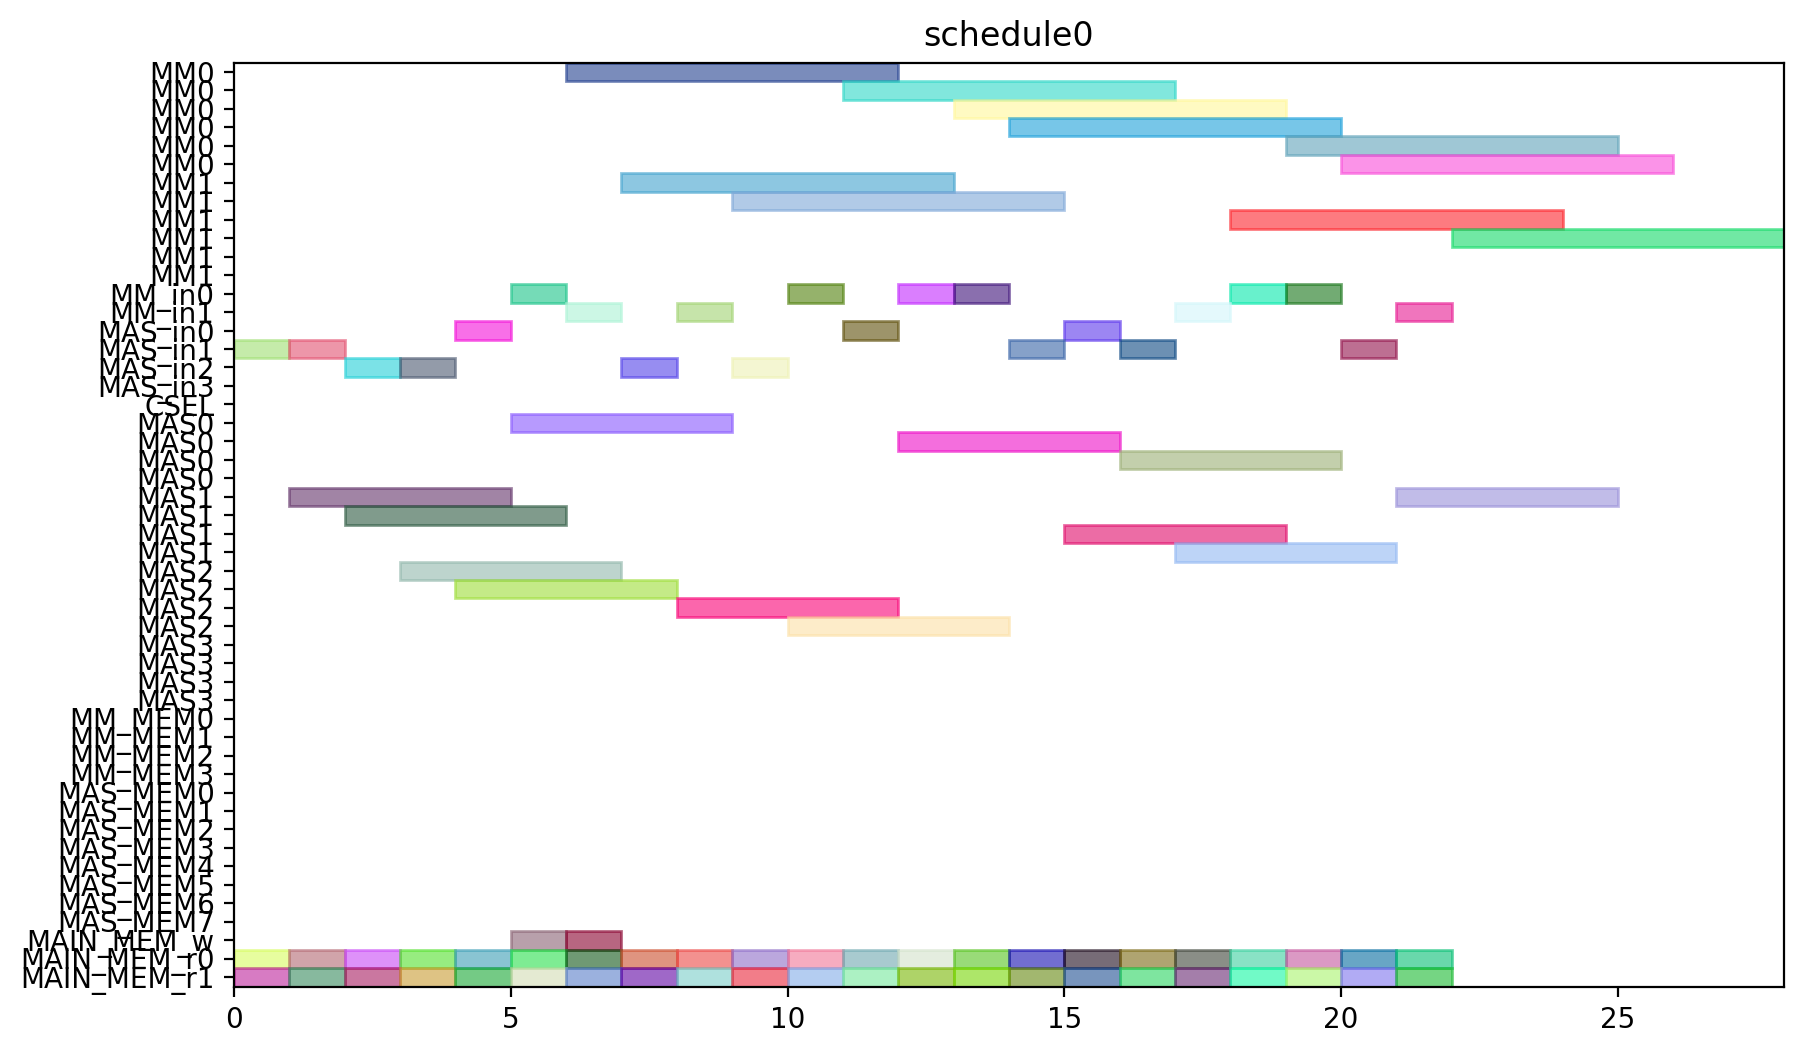

The script that drew this image:
from pyschedule import Scenario, solvers, plotters, alt


def solve():
	horizon = 120
	S = Scenario("schedule0", horizon=horizon)

	# resource
	MM = S.Resources('MM', num=2, size=6)
	MM_in = S.Resources('MM_in', num=2)
	MAS_in = S.Resources('MAS_in', num=4)
	CSEL = S.Resource('CSEL')
	MAS = S.Resources('MAS', num=4, size=4, periods=range(1, horizon))
	MM_MEM = S.Resources('MM_MEM', num=4)
	MAS_MEM = S.Resources('MAS_MEM', num=8)
	MAIN_MEM_w = S.Resource('MAIN_MEM_w', size=1)
	MAIN_MEM_r = S.Resources('MAIN_MEM_r', num=2)

	# result of previous scheduling

	# new tasks
	c10_t0 = S.Task('c10_t0', length=6, delay_cost=1)
	c10_t0 += alt(MM)
	c10_t0_in = S.Task('c10_t0_in', length=1, delay_cost=1)
	c10_t0_in += alt(MM_in)
	S += c10_t0_in*MM_in[0]<=c10_t0*MM[0]
	S += c10_t0_in*MM_in[1]<=c10_t0*MM[1]
	c10_t0_mem0 = S.Task('c10_t0_mem0', length=1, delay_cost=1)
	c10_t0_mem0 += MAIN_MEM_r[0]
	S += c10_t0_mem0 <= c10_t0

	c10_t0_mem1 = S.Task('c10_t0_mem1', length=1, delay_cost=1)
	c10_t0_mem1 += MAIN_MEM_r[1]
	S += c10_t0_mem1 <= c10_t0

	c10_t1 = S.Task('c10_t1', length=6, delay_cost=1)
	c10_t1 += alt(MM)
	c10_t1_in = S.Task('c10_t1_in', length=1, delay_cost=1)
	c10_t1_in += alt(MM_in)
	S += c10_t1_in*MM_in[0]<=c10_t1*MM[0]
	S += c10_t1_in*MM_in[1]<=c10_t1*MM[1]
	c10_t1_mem0 = S.Task('c10_t1_mem0', length=1, delay_cost=1)
	c10_t1_mem0 += MAIN_MEM_r[0]
	S += c10_t1_mem0 <= c10_t1

	c10_t1_mem1 = S.Task('c10_t1_mem1', length=1, delay_cost=1)
	c10_t1_mem1 += MAIN_MEM_r[1]
	S += c10_t1_mem1 <= c10_t1

	c10_t2 = S.Task('c10_t2', length=4, delay_cost=1)
	c10_t2 += alt(MAS)
	c10_t2_in = S.Task('c10_t2_in', length=1, delay_cost=1)
	c10_t2_in += alt(MAS_in)
	S += c10_t2_in*MAS_in[0]<=c10_t2*MAS[0]

	S += c10_t2_in*MAS_in[1]<=c10_t2*MAS[1]

	S += c10_t2_in*MAS_in[2]<=c10_t2*MAS[2]

	S += c10_t2_in*MAS_in[3]<=c10_t2*MAS[3]

	c10_t2_mem0 = S.Task('c10_t2_mem0', length=1, delay_cost=1)
	c10_t2_mem0 += MAIN_MEM_r[0]
	S += c10_t2_mem0 <= c10_t2

	c10_t2_mem1 = S.Task('c10_t2_mem1', length=1, delay_cost=1)
	c10_t2_mem1 += MAIN_MEM_r[1]
	S += c10_t2_mem1 <= c10_t2

	c10_t3 = S.Task('c10_t3', length=4, delay_cost=1)
	c10_t3 += alt(MAS)
	c10_t3_in = S.Task('c10_t3_in', length=1, delay_cost=1)
	c10_t3_in += alt(MAS_in)
	S += c10_t3_in*MAS_in[0]<=c10_t3*MAS[0]

	S += c10_t3_in*MAS_in[1]<=c10_t3*MAS[1]

	S += c10_t3_in*MAS_in[2]<=c10_t3*MAS[2]

	S += c10_t3_in*MAS_in[3]<=c10_t3*MAS[3]

	c10_t3_mem0 = S.Task('c10_t3_mem0', length=1, delay_cost=1)
	c10_t3_mem0 += MAIN_MEM_r[0]
	S += c10_t3_mem0 <= c10_t3

	c10_t3_mem1 = S.Task('c10_t3_mem1', length=1, delay_cost=1)
	c10_t3_mem1 += MAIN_MEM_r[1]
	S += c10_t3_mem1 <= c10_t3

	c20_t0 = S.Task('c20_t0', length=6, delay_cost=1)
	c20_t0 += alt(MM)
	c20_t0_in = S.Task('c20_t0_in', length=1, delay_cost=1)
	c20_t0_in += alt(MM_in)
	S += c20_t0_in*MM_in[0]<=c20_t0*MM[0]
	S += c20_t0_in*MM_in[1]<=c20_t0*MM[1]
	c20_t0_mem0 = S.Task('c20_t0_mem0', length=1, delay_cost=1)
	c20_t0_mem0 += MAIN_MEM_r[0]
	S += c20_t0_mem0 <= c20_t0

	c20_t0_mem1 = S.Task('c20_t0_mem1', length=1, delay_cost=1)
	c20_t0_mem1 += MAIN_MEM_r[1]
	S += c20_t0_mem1 <= c20_t0

	c20_t1 = S.Task('c20_t1', length=6, delay_cost=1)
	c20_t1 += alt(MM)
	c20_t1_in = S.Task('c20_t1_in', length=1, delay_cost=1)
	c20_t1_in += alt(MM_in)
	S += c20_t1_in*MM_in[0]<=c20_t1*MM[0]
	S += c20_t1_in*MM_in[1]<=c20_t1*MM[1]
	c20_t1_mem0 = S.Task('c20_t1_mem0', length=1, delay_cost=1)
	c20_t1_mem0 += MAIN_MEM_r[0]
	S += c20_t1_mem0 <= c20_t1

	c20_t1_mem1 = S.Task('c20_t1_mem1', length=1, delay_cost=1)
	c20_t1_mem1 += MAIN_MEM_r[1]
	S += c20_t1_mem1 <= c20_t1

	c20_t2 = S.Task('c20_t2', length=4, delay_cost=1)
	c20_t2 += alt(MAS)
	c20_t2_in = S.Task('c20_t2_in', length=1, delay_cost=1)
	c20_t2_in += alt(MAS_in)
	S += c20_t2_in*MAS_in[0]<=c20_t2*MAS[0]

	S += c20_t2_in*MAS_in[1]<=c20_t2*MAS[1]

	S += c20_t2_in*MAS_in[2]<=c20_t2*MAS[2]

	S += c20_t2_in*MAS_in[3]<=c20_t2*MAS[3]

	c20_t2_mem0 = S.Task('c20_t2_mem0', length=1, delay_cost=1)
	c20_t2_mem0 += MAIN_MEM_r[0]
	S += c20_t2_mem0 <= c20_t2

	c20_t2_mem1 = S.Task('c20_t2_mem1', length=1, delay_cost=1)
	c20_t2_mem1 += MAIN_MEM_r[1]
	S += c20_t2_mem1 <= c20_t2

	c20_t3 = S.Task('c20_t3', length=4, delay_cost=1)
	c20_t3 += alt(MAS)
	c20_t3_in = S.Task('c20_t3_in', length=1, delay_cost=1)
	c20_t3_in += alt(MAS_in)
	S += c20_t3_in*MAS_in[0]<=c20_t3*MAS[0]

	S += c20_t3_in*MAS_in[1]<=c20_t3*MAS[1]

	S += c20_t3_in*MAS_in[2]<=c20_t3*MAS[2]

	S += c20_t3_in*MAS_in[3]<=c20_t3*MAS[3]

	c20_t3_mem0 = S.Task('c20_t3_mem0', length=1, delay_cost=1)
	c20_t3_mem0 += MAIN_MEM_r[0]
	S += c20_t3_mem0 <= c20_t3

	c20_t3_mem1 = S.Task('c20_t3_mem1', length=1, delay_cost=1)
	c20_t3_mem1 += MAIN_MEM_r[1]
	S += c20_t3_mem1 <= c20_t3

	c01_t0 = S.Task('c01_t0', length=6, delay_cost=1)
	c01_t0 += alt(MM)
	c01_t0_in = S.Task('c01_t0_in', length=1, delay_cost=1)
	c01_t0_in += alt(MM_in)
	S += c01_t0_in*MM_in[0]<=c01_t0*MM[0]
	S += c01_t0_in*MM_in[1]<=c01_t0*MM[1]
	c01_t0_mem0 = S.Task('c01_t0_mem0', length=1, delay_cost=1)
	c01_t0_mem0 += MAIN_MEM_r[0]
	S += c01_t0_mem0 <= c01_t0

	c01_t0_mem1 = S.Task('c01_t0_mem1', length=1, delay_cost=1)
	c01_t0_mem1 += MAIN_MEM_r[1]
	S += c01_t0_mem1 <= c01_t0

	c01_t1 = S.Task('c01_t1', length=6, delay_cost=1)
	c01_t1 += alt(MM)
	c01_t1_in = S.Task('c01_t1_in', length=1, delay_cost=1)
	c01_t1_in += alt(MM_in)
	S += c01_t1_in*MM_in[0]<=c01_t1*MM[0]
	S += c01_t1_in*MM_in[1]<=c01_t1*MM[1]
	c01_t1_mem0 = S.Task('c01_t1_mem0', length=1, delay_cost=1)
	c01_t1_mem0 += MAIN_MEM_r[0]
	S += c01_t1_mem0 <= c01_t1

	c01_t1_mem1 = S.Task('c01_t1_mem1', length=1, delay_cost=1)
	c01_t1_mem1 += MAIN_MEM_r[1]
	S += c01_t1_mem1 <= c01_t1

	c01_t2 = S.Task('c01_t2', length=4, delay_cost=1)
	c01_t2 += alt(MAS)
	c01_t2_in = S.Task('c01_t2_in', length=1, delay_cost=1)
	c01_t2_in += alt(MAS_in)
	S += c01_t2_in*MAS_in[0]<=c01_t2*MAS[0]

	S += c01_t2_in*MAS_in[1]<=c01_t2*MAS[1]

	S += c01_t2_in*MAS_in[2]<=c01_t2*MAS[2]

	S += c01_t2_in*MAS_in[3]<=c01_t2*MAS[3]

	c01_t2_mem0 = S.Task('c01_t2_mem0', length=1, delay_cost=1)
	c01_t2_mem0 += MAIN_MEM_r[0]
	S += c01_t2_mem0 <= c01_t2

	c01_t2_mem1 = S.Task('c01_t2_mem1', length=1, delay_cost=1)
	c01_t2_mem1 += MAIN_MEM_r[1]
	S += c01_t2_mem1 <= c01_t2

	c01_t3 = S.Task('c01_t3', length=4, delay_cost=1)
	c01_t3 += alt(MAS)
	c01_t3_in = S.Task('c01_t3_in', length=1, delay_cost=1)
	c01_t3_in += alt(MAS_in)
	S += c01_t3_in*MAS_in[0]<=c01_t3*MAS[0]

	S += c01_t3_in*MAS_in[1]<=c01_t3*MAS[1]

	S += c01_t3_in*MAS_in[2]<=c01_t3*MAS[2]

	S += c01_t3_in*MAS_in[3]<=c01_t3*MAS[3]

	c01_t3_mem0 = S.Task('c01_t3_mem0', length=1, delay_cost=1)
	c01_t3_mem0 += MAIN_MEM_r[0]
	S += c01_t3_mem0 <= c01_t3

	c01_t3_mem1 = S.Task('c01_t3_mem1', length=1, delay_cost=1)
	c01_t3_mem1 += MAIN_MEM_r[1]
	S += c01_t3_mem1 <= c01_t3

	c11_t0 = S.Task('c11_t0', length=6, delay_cost=1)
	c11_t0 += alt(MM)
	c11_t0_in = S.Task('c11_t0_in', length=1, delay_cost=1)
	c11_t0_in += alt(MM_in)
	S += c11_t0_in*MM_in[0]<=c11_t0*MM[0]
	S += c11_t0_in*MM_in[1]<=c11_t0*MM[1]
	c11_t0_mem0 = S.Task('c11_t0_mem0', length=1, delay_cost=1)
	c11_t0_mem0 += MAIN_MEM_r[0]
	S += c11_t0_mem0 <= c11_t0

	c11_t0_mem1 = S.Task('c11_t0_mem1', length=1, delay_cost=1)
	c11_t0_mem1 += MAIN_MEM_r[1]
	S += c11_t0_mem1 <= c11_t0

	c11_t1 = S.Task('c11_t1', length=6, delay_cost=1)
	c11_t1 += alt(MM)
	c11_t1_in = S.Task('c11_t1_in', length=1, delay_cost=1)
	c11_t1_in += alt(MM_in)
	S += c11_t1_in*MM_in[0]<=c11_t1*MM[0]
	S += c11_t1_in*MM_in[1]<=c11_t1*MM[1]
	c11_t1_mem0 = S.Task('c11_t1_mem0', length=1, delay_cost=1)
	c11_t1_mem0 += MAIN_MEM_r[0]
	S += c11_t1_mem0 <= c11_t1

	c11_t1_mem1 = S.Task('c11_t1_mem1', length=1, delay_cost=1)
	c11_t1_mem1 += MAIN_MEM_r[1]
	S += c11_t1_mem1 <= c11_t1

	c11_t2 = S.Task('c11_t2', length=4, delay_cost=1)
	c11_t2 += alt(MAS)
	c11_t2_in = S.Task('c11_t2_in', length=1, delay_cost=1)
	c11_t2_in += alt(MAS_in)
	S += c11_t2_in*MAS_in[0]<=c11_t2*MAS[0]

	S += c11_t2_in*MAS_in[1]<=c11_t2*MAS[1]

	S += c11_t2_in*MAS_in[2]<=c11_t2*MAS[2]

	S += c11_t2_in*MAS_in[3]<=c11_t2*MAS[3]

	c11_t2_mem0 = S.Task('c11_t2_mem0', length=1, delay_cost=1)
	c11_t2_mem0 += MAIN_MEM_r[0]
	S += c11_t2_mem0 <= c11_t2

	c11_t2_mem1 = S.Task('c11_t2_mem1', length=1, delay_cost=1)
	c11_t2_mem1 += MAIN_MEM_r[1]
	S += c11_t2_mem1 <= c11_t2

	c11_t3 = S.Task('c11_t3', length=4, delay_cost=1)
	c11_t3 += alt(MAS)
	c11_t3_in = S.Task('c11_t3_in', length=1, delay_cost=1)
	c11_t3_in += alt(MAS_in)
	S += c11_t3_in*MAS_in[0]<=c11_t3*MAS[0]

	S += c11_t3_in*MAS_in[1]<=c11_t3*MAS[1]

	S += c11_t3_in*MAS_in[2]<=c11_t3*MAS[2]

	S += c11_t3_in*MAS_in[3]<=c11_t3*MAS[3]

	c11_t3_mem0 = S.Task('c11_t3_mem0', length=1, delay_cost=1)
	c11_t3_mem0 += MAIN_MEM_r[0]
	S += c11_t3_mem0 <= c11_t3

	c11_t3_mem1 = S.Task('c11_t3_mem1', length=1, delay_cost=1)
	c11_t3_mem1 += MAIN_MEM_r[1]
	S += c11_t3_mem1 <= c11_t3

	c21_t0 = S.Task('c21_t0', length=6, delay_cost=1)
	c21_t0 += alt(MM)
	c21_t0_in = S.Task('c21_t0_in', length=1, delay_cost=1)
	c21_t0_in += alt(MM_in)
	S += c21_t0_in*MM_in[0]<=c21_t0*MM[0]
	S += c21_t0_in*MM_in[1]<=c21_t0*MM[1]
	c21_t0_mem0 = S.Task('c21_t0_mem0', length=1, delay_cost=1)
	c21_t0_mem0 += MAIN_MEM_r[0]
	S += c21_t0_mem0 <= c21_t0

	c21_t0_mem1 = S.Task('c21_t0_mem1', length=1, delay_cost=1)
	c21_t0_mem1 += MAIN_MEM_r[1]
	S += c21_t0_mem1 <= c21_t0

	c21_t1 = S.Task('c21_t1', length=6, delay_cost=1)
	c21_t1 += alt(MM)
	c21_t1_in = S.Task('c21_t1_in', length=1, delay_cost=1)
	c21_t1_in += alt(MM_in)
	S += c21_t1_in*MM_in[0]<=c21_t1*MM[0]
	S += c21_t1_in*MM_in[1]<=c21_t1*MM[1]
	c21_t1_mem0 = S.Task('c21_t1_mem0', length=1, delay_cost=1)
	c21_t1_mem0 += MAIN_MEM_r[0]
	S += c21_t1_mem0 <= c21_t1

	c21_t1_mem1 = S.Task('c21_t1_mem1', length=1, delay_cost=1)
	c21_t1_mem1 += MAIN_MEM_r[1]
	S += c21_t1_mem1 <= c21_t1

	c21_t2 = S.Task('c21_t2', length=4, delay_cost=1)
	c21_t2 += alt(MAS)
	c21_t2_in = S.Task('c21_t2_in', length=1, delay_cost=1)
	c21_t2_in += alt(MAS_in)
	S += c21_t2_in*MAS_in[0]<=c21_t2*MAS[0]

	S += c21_t2_in*MAS_in[1]<=c21_t2*MAS[1]

	S += c21_t2_in*MAS_in[2]<=c21_t2*MAS[2]

	S += c21_t2_in*MAS_in[3]<=c21_t2*MAS[3]

	c21_t2_mem0 = S.Task('c21_t2_mem0', length=1, delay_cost=1)
	c21_t2_mem0 += MAIN_MEM_r[0]
	S += c21_t2_mem0 <= c21_t2

	c21_t2_mem1 = S.Task('c21_t2_mem1', length=1, delay_cost=1)
	c21_t2_mem1 += MAIN_MEM_r[1]
	S += c21_t2_mem1 <= c21_t2

	c21_t3 = S.Task('c21_t3', length=4, delay_cost=1)
	c21_t3 += alt(MAS)
	c21_t3_in = S.Task('c21_t3_in', length=1, delay_cost=1)
	c21_t3_in += alt(MAS_in)
	S += c21_t3_in*MAS_in[0]<=c21_t3*MAS[0]

	S += c21_t3_in*MAS_in[1]<=c21_t3*MAS[1]

	S += c21_t3_in*MAS_in[2]<=c21_t3*MAS[2]

	S += c21_t3_in*MAS_in[3]<=c21_t3*MAS[3]

	c21_t3_mem0 = S.Task('c21_t3_mem0', length=1, delay_cost=1)
	c21_t3_mem0 += MAIN_MEM_r[0]
	S += c21_t3_mem0 <= c21_t3

	c21_t3_mem1 = S.Task('c21_t3_mem1', length=1, delay_cost=1)
	c21_t3_mem1 += MAIN_MEM_r[1]
	S += c21_t3_mem1 <= c21_t3

	c000 = S.Task('c000', length=4, delay_cost=1)
	c000 += alt(MAS)
	c000_in = S.Task('c000_in', length=1, delay_cost=1)
	c000_in += alt(MAS_in)
	S += c000_in*MAS_in[0]<=c000*MAS[0]

	S += c000_in*MAS_in[1]<=c000*MAS[1]

	S += c000_in*MAS_in[2]<=c000*MAS[2]

	S += c000_in*MAS_in[3]<=c000*MAS[3]

	S += 0<c000

	c000_w = S.Task('c000_w', length=1, delay_cost=1)
	c000_w += alt(MAIN_MEM_w)
	S += c000 <= c000_w

	c000_mem0 = S.Task('c000_mem0', length=1, delay_cost=1)
	c000_mem0 += MAIN_MEM_r[0]
	S += c000_mem0 <= c000

	c000_mem1 = S.Task('c000_mem1', length=1, delay_cost=1)
	c000_mem1 += MAIN_MEM_r[1]
	S += c000_mem1 <= c000

	c001 = S.Task('c001', length=4, delay_cost=1)
	c001 += alt(MAS)
	c001_in = S.Task('c001_in', length=1, delay_cost=1)
	c001_in += alt(MAS_in)
	S += c001_in*MAS_in[0]<=c001*MAS[0]

	S += c001_in*MAS_in[1]<=c001*MAS[1]

	S += c001_in*MAS_in[2]<=c001*MAS[2]

	S += c001_in*MAS_in[3]<=c001*MAS[3]

	S += 0<c001

	c001_w = S.Task('c001_w', length=1, delay_cost=1)
	c001_w += alt(MAIN_MEM_w)
	S += c001 <= c001_w

	c001_mem0 = S.Task('c001_mem0', length=1, delay_cost=1)
	c001_mem0 += MAIN_MEM_r[0]
	S += c001_mem0 <= c001

	c001_mem1 = S.Task('c001_mem1', length=1, delay_cost=1)
	c001_mem1 += MAIN_MEM_r[1]
	S += c001_mem1 <= c001

	solvers.mip.solve(S,msg=1,kind='CPLEX',ratio_gap=1.01)

	solution = [['hoge']*len(S.solution()[1]) for i in range(len(S.solution()))]
	for i in range(len(S.solution())):
		for j in range(len(S.solution()[i])):
			solution[i][j]=str(S.solution()[i][j])
	print(solution)

	cycles = int(solution[-1][3])

	pic_file_name = "/mnt/rose/usr1/fukuda/ABE/multiRAM_multiMAS_16mux/scheduling_result/stage6MM2_stage4MAS4/FROB/schedule0.png"
	if(S.solution() != []):
		plotters.matplotlib.plot(S,img_filename=pic_file_name, show_task_labels=False, fig_size=(cycles*0.25+3, 6))

	return solution
